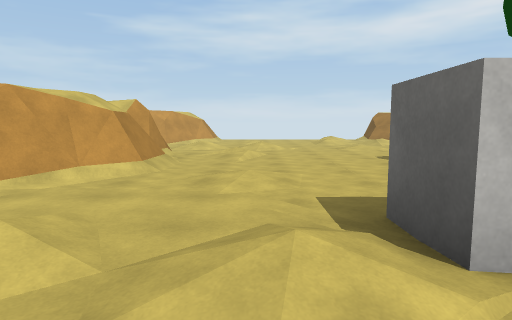
View 1 (above)

16 first-person views from a walk through a Unity game level. The camera is 1.4 m above the floor, tilts 6° down and sees 75° across. The floor is counted in squares, 2 m on a side. Each view is taken from the middle of a square. On the plan, view 1 faces up. The plan holds only what a view shows up to about 10 squares ahead; the rest is blank. The player character is not drawn. Surface patterns are stand-ins for the level's own textures.

View 2
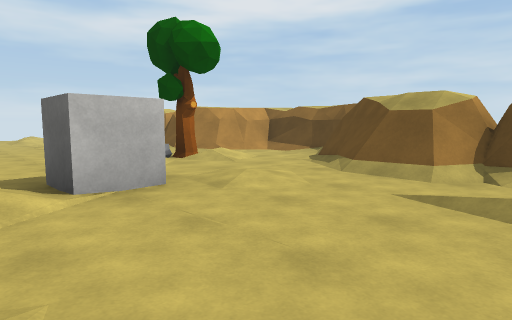

View 3
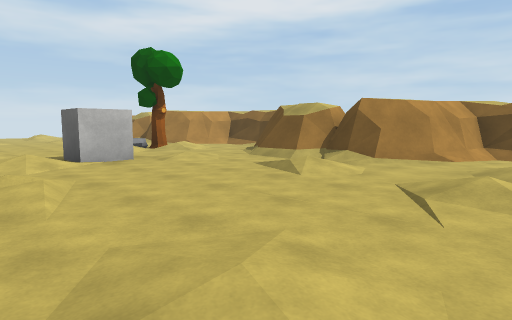

View 4
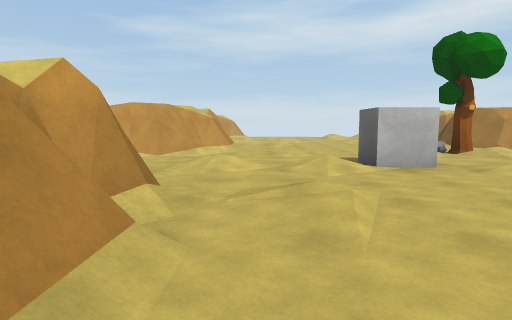

View 5
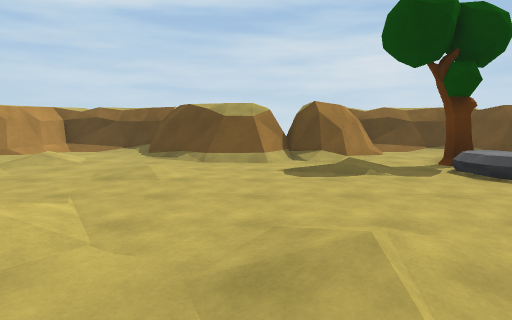

View 6
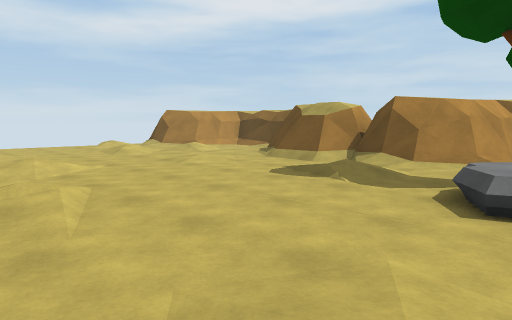

View 7
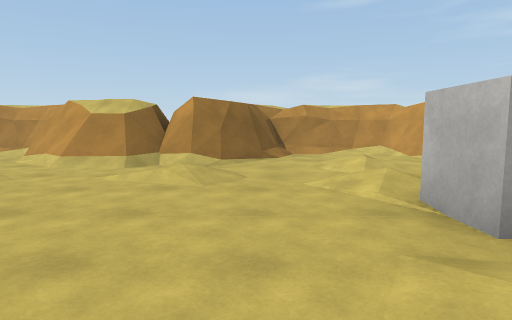

View 8
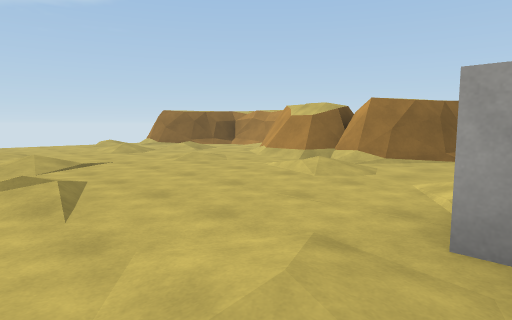

View 9
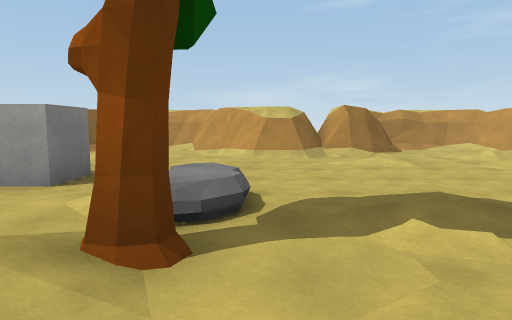

View 10
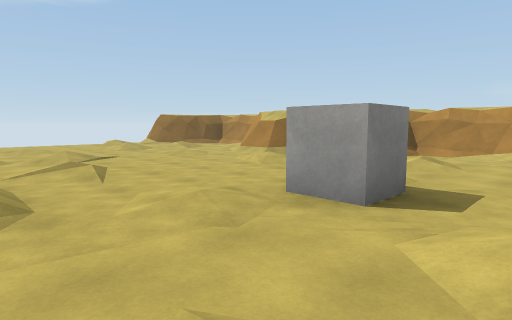

View 11
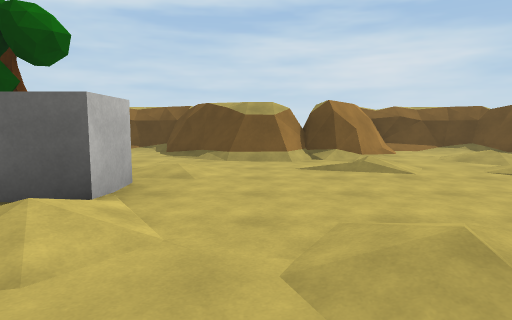

View 12
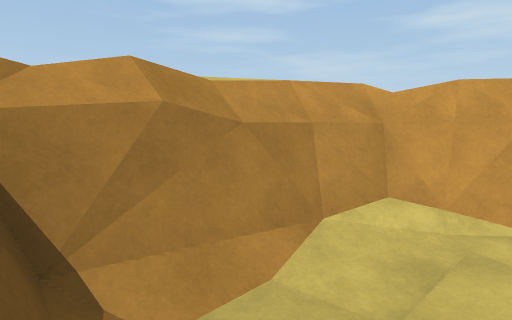

View 13
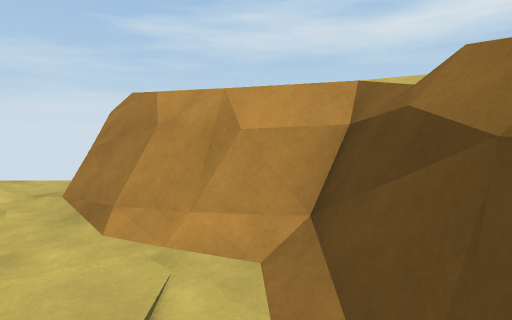

View 14
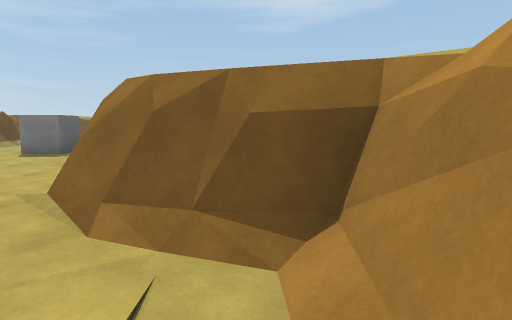

View 15
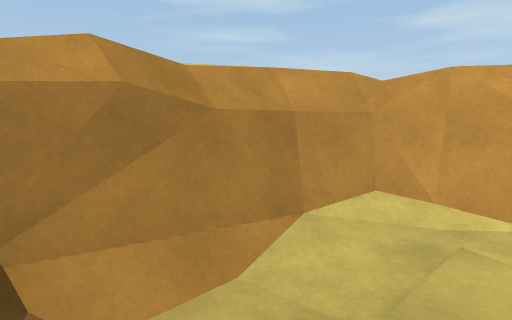

View 16
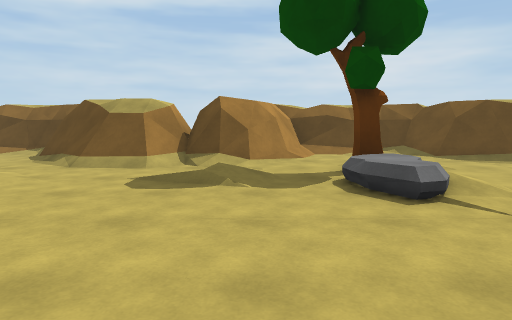

### Floor plan
Key: @ floor where view 1 was taken; # wall or solid block; . main floor; : floor 0.25 m higher than the main floor; + floor 0.5 m higher than the main floor; / step, stairs or slope; T tree; C crate; R rock.
Columns run from 5 left of view 1 to 8 right of it. Each row starts with its distance up from view 1.
 15       .. .##
 14      ......###
 13      :.......#
 12 ###  ...///..#
 11 #/. ......../#
 10 #.././.....###
  9 ##/.......##
  8  ##/......##
  7   ##......##
  6   ##......###
  5   ##....R../##
  4 ###..:..+T/..#
  3 #/........../#
  2 #../..CC...###
  1 #....:..:.##
  0 ###..@....##
 -1   ##:/....##
 -2   ##..../.##
 -3   ##.......###
 -4  ##..:../....#
 -5 ##......../..#
 -6 #......... /##
 -7 #.. .:..:.  #
 -8 ##/   ..
 -9       ..

Positions as (right, up) in squares from view 1, and headings:
1: (0, 0), facing up
2: (0, -2), facing up-right
3: (-1, -5), facing up-right
4: (-1, -4), facing up
5: (-2, 8), facing right
6: (-1, 4), facing up-right
7: (4, 0), facing left
8: (4, 2), facing down-left
9: (6, 5), facing left
10: (5, 4), facing down-left
11: (-2, 0), facing right
12: (-3, -8), facing up-left
13: (7, 11), facing up
14: (-4, 11), facing down
15: (-3, 9), facing up-left
16: (-1, 6), facing right
